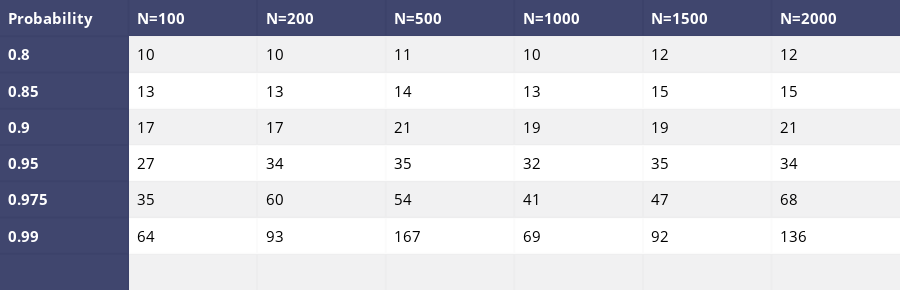

The code cell stored with this chart in its notebook:
### Code cell
data_matrix = [['Probability', 'N=100','N=200','N=500','N=1000','N=1500','N=2000'],
               ['0.8']+list1ua,
               ['0.85']+list2ua,
               ['0.9']+list3ua,
               ['0.95']+list4ua,
               ['0.975']+list5ua,
               ['0.99']+list6ua,
               ['','','','','','','']
               ]

table = ff.create_table(data_matrix,index=True, index_title='Date')
for i in range(len(table.layout.annotations)):
    table.layout.annotations[i].font.size = 15
iplot(table, filename='simple_table')

### Figure 1 — Plotly figure (JSON) as saved in the notebook; plotly's stock layout.template omitted (floating-point values rounded to 4 significant figures)
{"data": [{"colorscale": [[0, "#00083e"], [0.5, "#ededee"], [1, "#ffffff"]], "hoverinfo": "none", "opacity": 0.75, "showscale": false, "type": "heatmap", "z": [[0, 0, 0, 0, 0, 0, 0], [0, 0.5, 0.5, 0.5, 0.5, 0.5, 0.5], [0, 1, 1, 1, 1, 1, 1], [0, 0.5, 0.5, 0.5, 0.5, 0.5, 0.5], [0, 1, 1, 1, 1, 1, 1], [0, 0.5, 0.5, 0.5, 0.5, 0.5, 0.5], [0, 1, 1, 1, 1, 1, 1], [0, 0.5, 0.5, 0.5, 0.5, 0.5, 0.5]]}], "layout": {"annotations": [{"align": "left", "font": {"color": "#ffffff", "size": 15}, "showarrow": false, "text": "<b>Probability</b>", "x": -0.45, "xanchor": "left", "xref": "x1", "y": 0, "yref": "y1"}, {"align": "left", "font": {"color": "#ffffff", "size": 15}, "showarrow": false, "text": "<b>N=100</b>", "x": 0.55, "xanchor": "left", "xref": "x1", "y": 0, "yref": "y1"}, {"align": "left", "font": {"color": "#ffffff", "size": 15}, "showarrow": false, "text": "<b>N=200</b>", "x": 1.55, "xanchor": "left", "xref": "x1", "y": 0, "yref": "y1"}, {"align": "left", "font": {"color": "#ffffff", "size": 15}, "showarrow": false, "text": "<b>N=500</b>", "x": 2.55, "xanchor": "left", "xref": "x1", "y": 0, "yref": "y1"}, {"align": "left", "font": {"color": "#ffffff", "size": 15}, "showarrow": false, "text": "<b>N=1000</b>", "x": 3.55, "xanchor": "left", "xref": "x1", "y": 0, "yref": "y1"}, {"align": "left", "font": {"color": "#ffffff", "size": 15}, "showarrow": false, "text": "<b>N=1500</b>", "x": 4.55, "xanchor": "left", "xref": "x1", "y": 0, "yref": "y1"}, {"align": "left", "font": {"color": "#ffffff", "size": 15}, "showarrow": false, "text": "<b>N=2000</b>", "x": 5.55, "xanchor": "left", "xref": "x1", "y": 0, "yref": "y1"}, {"align": "left", "font": {"color": "#ffffff", "size": 15}, "showarrow": false, "text": "<b>0.8</b>", "x": -0.45, "xanchor": "left", "xref": "x1", "y": 1, "yref": "y1"}, {"align": "left", "font": {"color": "#000000", "size": 15}, "showarrow": false, "text": "10", "x": 0.55, "xanchor": "left", "xref": "x1", "y": 1, "yref": "y1"}, {"align": "left", "font": {"color": "#000000", "size": 15}, "showarrow": false, "text": "10", "x": 1.55, "xanchor": "left", "xref": "x1", "y": 1, "yref": "y1"}, {"align": "left", "font": {"color": "#000000", "size": 15}, "showarrow": false, "text": "11", "x": 2.55, "xanchor": "left", "xref": "x1", "y": 1, "yref": "y1"}, {"align": "left", "font": {"color": "#000000", "size": 15}, "showarrow": false, "text": "10", "x": 3.55, "xanchor": "left", "xref": "x1", "y": 1, "yref": "y1"}, {"align": "left", "font": {"color": "#000000", "size": 15}, "showarrow": false, "text": "12", "x": 4.55, "xanchor": "left", "xref": "x1", "y": 1, "yref": "y1"}, {"align": "left", "font": {"color": "#000000", "size": 15}, "showarrow": false, "text": "12", "x": 5.55, "xanchor": "left", "xref": "x1", "y": 1, "yref": "y1"}, {"align": "left", "font": {"color": "#ffffff", "size": 15}, "showarrow": false, "text": "<b>0.85</b>", "x": -0.45, "xanchor": "left", "xref": "x1", "y": 2, "yref": "y1"}, {"align": "left", "font": {"color": "#000000", "size": 15}, "showarrow": false, "text": "13", "x": 0.55, "xanchor": "left", "xref": "x1", "y": 2, "yref": "y1"}, {"align": "left", "font": {"color": "#000000", "size": 15}, "showarrow": false, "text": "13", "x": 1.55, "xanchor": "left", "xref": "x1", "y": 2, "yref": "y1"}, {"align": "left", "font": {"color": "#000000", "size": 15}, "showarrow": false, "text": "14", "x": 2.55, "xanchor": "left", "xref": "x1", "y": 2, "yref": "y1"}, {"align": "left", "font": {"color": "#000000", "size": 15}, "showarrow": false, "text": "13", "x": 3.55, "xanchor": "left", "xref": "x1", "y": 2, "yref": "y1"}, {"align": "left", "font": {"color": "#000000", "size": 15}, "showarrow": false, "text": "15", "x": 4.55, "xanchor": "left", "xref": "x1", "y": 2, "yref": "y1"}, {"align": "left", "font": {"color": "#000000", "size": 15}, "showarrow": false, "text": "15", "x": 5.55, "xanchor": "left", "xref": "x1", "y": 2, "yref": "y1"}, {"align": "left", "font": {"color": "#ffffff", "size": 15}, "showarrow": false, "text": "<b>0.9</b>", "x": -0.45, "xanchor": "left", "xref": "x1", "y": 3, "yref": "y1"}, {"align": "left", "font": {"color": "#000000", "size": 15}, "showarrow": false, "text": "17", "x": 0.55, "xanchor": "left", "xref": "x1", "y": 3, "yref": "y1"}, {"align": "left", "font": {"color": "#000000", "size": 15}, "showarrow": false, "text": "17", "x": 1.55, "xanchor": "left", "xref": "x1", "y": 3, "yref": "y1"}, {"align": "left", "font": {"color": "#000000", "size": 15}, "showarrow": false, "text": "21", "x": 2.55, "xanchor": "left", "xref": "x1", "y": 3, "yref": "y1"}, {"align": "left", "font": {"color": "#000000", "size": 15}, "showarrow": false, "text": "19", "x": 3.55, "xanchor": "left", "xref": "x1", "y": 3, "yref": "y1"}, {"align": "left", "font": {"color": "#000000", "size": 15}, "showarrow": false, "text": "19", "x": 4.55, "xanchor": "left", "xref": "x1", "y": 3, "yref": "y1"}, {"align": "left", "font": {"color": "#000000", "size": 15}, "showarrow": false, "text": "21", "x": 5.55, "xanchor": "left", "xref": "x1", "y": 3, "yref": "y1"}, {"align": "left", "font": {"color": "#ffffff", "size": 15}, "showarrow": false, "text": "<b>0.95</b>", "x": -0.45, "xanchor": "left", "xref": "x1", "y": 4, "yref": "y1"}, {"align": "left", "font": {"color": "#000000", "size": 15}, "showarrow": false, "text": "27", "x": 0.55, "xanchor": "left", "xref": "x1", "y": 4, "yref": "y1"}, {"align": "left", "font": {"color": "#000000", "size": 15}, "showarrow": false, "text": "34", "x": 1.55, "xanchor": "left", "xref": "x1", "y": 4, "yref": "y1"}, {"align": "left", "font": {"color": "#000000", "size": 15}, "showarrow": false, "text": "35", "x": 2.55, "xanchor": "left", "xref": "x1", "y": 4, "yref": "y1"}, {"align": "left", "font": {"color": "#000000", "size": 15}, "showarrow": false, "text": "32", "x": 3.55, "xanchor": "left", "xref": "x1", "y": 4, "yref": "y1"}, {"align": "left", "font": {"color": "#000000", "size": 15}, "showarrow": false, "text": "35", "x": 4.55, "xanchor": "left", "xref": "x1", "y": 4, "yref": "y1"}, {"align": "left", "font": {"color": "#000000", "size": 15}, "showarrow": false, "text": "34", "x": 5.55, "xanchor": "left", "xref": "x1", "y": 4, "yref": "y1"}, {"align": "left", "font": {"color": "#ffffff", "size": 15}, "showarrow": false, "text": "<b>0.975</b>", "x": -0.45, "xanchor": "left", "xref": "x1", "y": 5, "yref": "y1"}, {"align": "left", "font": {"color": "#000000", "size": 15}, "showarrow": false, "text": "35", "x": 0.55, "xanchor": "left", "xref": "x1", "y": 5, "yref": "y1"}, {"align": "left", "font": {"color": "#000000", "size": 15}, "showarrow": false, "text": "60", "x": 1.55, "xanchor": "left", "xref": "x1", "y": 5, "yref": "y1"}, {"align": "left", "font": {"color": "#000000", "size": 15}, "showarrow": false, "text": "54", "x": 2.55, "xanchor": "left", "xref": "x1", "y": 5, "yref": "y1"}, {"align": "left", "font": {"color": "#000000", "size": 15}, "showarrow": false, "text": "41", "x": 3.55, "xanchor": "left", "xref": "x1", "y": 5, "yref": "y1"}, {"align": "left", "font": {"color": "#000000", "size": 15}, "showarrow": false, "text": "47", "x": 4.55, "xanchor": "left", "xref": "x1", "y": 5, "yref": "y1"}, {"align": "left", "font": {"color": "#000000", "size": 15}, "showarrow": false, "text": "68", "x": 5.55, "xanchor": "left", "xref": "x1", "y": 5, "yref": "y1"}, {"align": "left", "font": {"color": "#ffffff", "size": 15}, "showarrow": false, "text": "<b>0.99</b>", "x": -0.45, "xanchor": "left", "xref": "x1", "y": 6, "yref": "y1"}, {"align": "left", "font": {"color": "#000000", "size": 15}, "showarrow": false, "text": "64", "x": 0.55, "xanchor": "left", "xref": "x1", "y": 6, "yref": "y1"}, {"align": "left", "font": {"color": "#000000", "size": 15}, "showarrow": false, "text": "93", "x": 1.55, "xanchor": "left", "xref": "x1", "y": 6, "yref": "y1"}, {"align": "left", "font": {"color": "#000000", "size": 15}, "showarrow": false, "text": "167", "x": 2.55, "xanchor": "left", "xref": "x1", "y": 6, "yref": "y1"}, {"align": "left", "font": {"color": "#000000", "size": 15}, "showarrow": false, "text": "69", "x": 3.55, "xanchor": "left", "xref": "x1", "y": 6, "yref": "y1"}, {"align": "left", "font": {"color": "#000000", "size": 15}, "showarrow": false, "text": "92", "x": 4.55, "xanchor": "left", "xref": "x1", "y": 6, "yref": "y1"}, {"align": "left", "font": {"color": "#000000", "size": 15}, "showarrow": false, "text": "136", "x": 5.55, "xanchor": "left", "xref": "x1", "y": 6, "yref": "y1"}, {"align": "left", "font": {"color": "#ffffff", "size": 15}, "showarrow": false, "text": "<b></b>", "x": -0.45, "xanchor": "left", "xref": "x1", "y": 7, "yref": "y1"}, {"align": "left", "font": {"color": "#000000", "size": 15}, "showarrow": false, "text": "", "x": 0.55, "xanchor": "left", "xref": "x1", "y": 7, "yref": "y1"}, {"align": "left", "font": {"color": "#000000", "size": 15}, "showarrow": false, "text": "", "x": 1.55, "xanchor": "left", "xref": "x1", "y": 7, "yref": "y1"}, {"align": "left", "font": {"color": "#000000", "size": 15}, "showarrow": false, "text": "", "x": 2.55, "xanchor": "left", "xref": "x1", "y": 7, "yref": "y1"}, {"align": "left", "font": {"color": "#000000", "size": 15}, "showarrow": false, "text": "", "x": 3.55, "xanchor": "left", "xref": "x1", "y": 7, "yref": "y1"}, {"align": "left", "font": {"color": "#000000", "size": 15}, "showarrow": false, "text": "", "x": 4.55, "xanchor": "left", "xref": "x1", "y": 7, "yref": "y1"}, {"align": "left", "font": {"color": "#000000", "size": 15}, "showarrow": false, "text": "", "x": 5.55, "xanchor": "left", "xref": "x1", "y": 7, "yref": "y1"}], "height": 290, "margin": {"b": 0, "l": 0, "r": 0, "t": 0}, "xaxis": {"dtick": 1, "gridwidth": 2, "showticklabels": false, "tick0": -0.5, "ticks": "", "zeroline": false}, "yaxis": {"autorange": "reversed", "dtick": 1, "gridwidth": 2, "showticklabels": false, "tick0": 0.5, "ticks": "", "zeroline": false}}}
